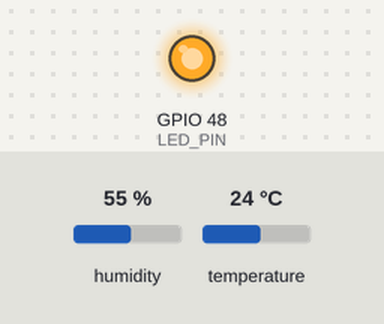
Simulated run of this program. Board: ESP32. Parts: output pins drawn as LEDs (lit = HIGH). The test bench sets the inputs (shaded band); at power-on: humidity 55 %, temperature 24 °C. What the program prints to the serial monitor is not drawn.

Above: at 1.0 s.
At 3.0 s:
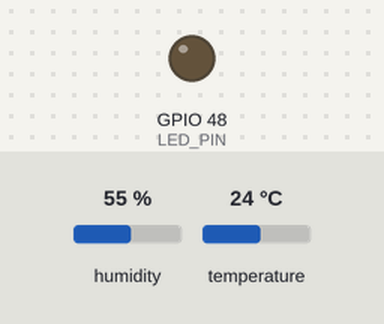
Timing chart, 0 to 5.2 s (numbered marks = the images above):
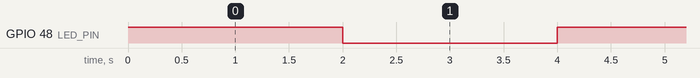

The program:

main.cpp
```cpp
#include <Arduino.h>
#include <DHT.h>

#define LED_PIN  GPIO_NUM_48
DHT dht(GPIO_NUM_12, DHT11);

void TaskBlink(void *pvParameters) {
  int ledState = 0;
  pinMode(LED_PIN, OUTPUT);
  while (true) {
    if (ledState == 0) {
      digitalWrite(LED_PIN, HIGH);
    } else {
      digitalWrite(LED_PIN, LOW);
    }
    ledState = 1 - ledState;
    vTaskDelay(2000);
  }
}

void TaskTemperature_Humidity(void *pvParameters) {
  dht.begin();
  while (1) {
    double tem = dht.readTemperature();
    double hum = dht.readHumidity();

    Serial.print("Temp: "); Serial.print(tem); Serial.print(" *C  ");
    Serial.print("Humi: "); Serial.print(hum); Serial.println(" %");
    Serial.println();
    vTaskDelay(5000);
  }
}

void setup() {
  Serial.begin(115200);
  xTaskCreate(TaskBlink, "BlinkLED", 2048, NULL, 1, NULL);
  xTaskCreate(TaskTemperature_Humidity, "TemHum", 2048, NULL, 2, NULL);
}

void loop() {
}
```

Measured:
- by itself, GPIO 48 (LED_PIN): alternates HIGH for 2.0 s and LOW for 2.0 s
